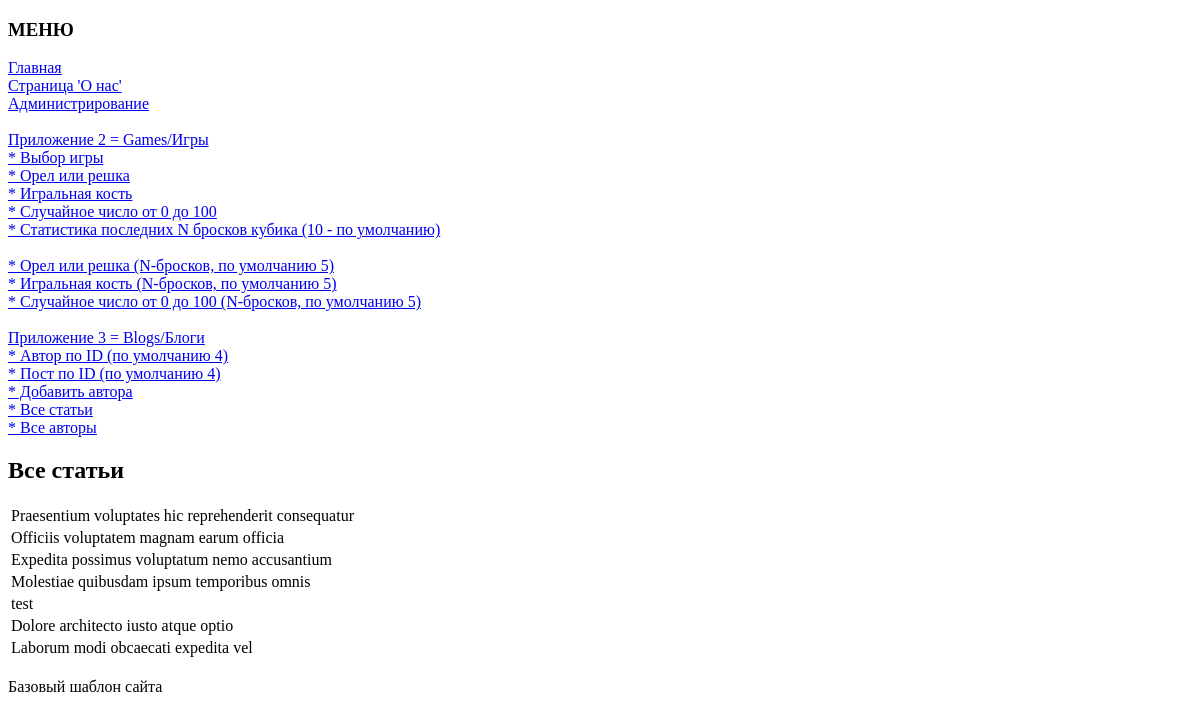
The app's page /blogs/posts_all/, older data.
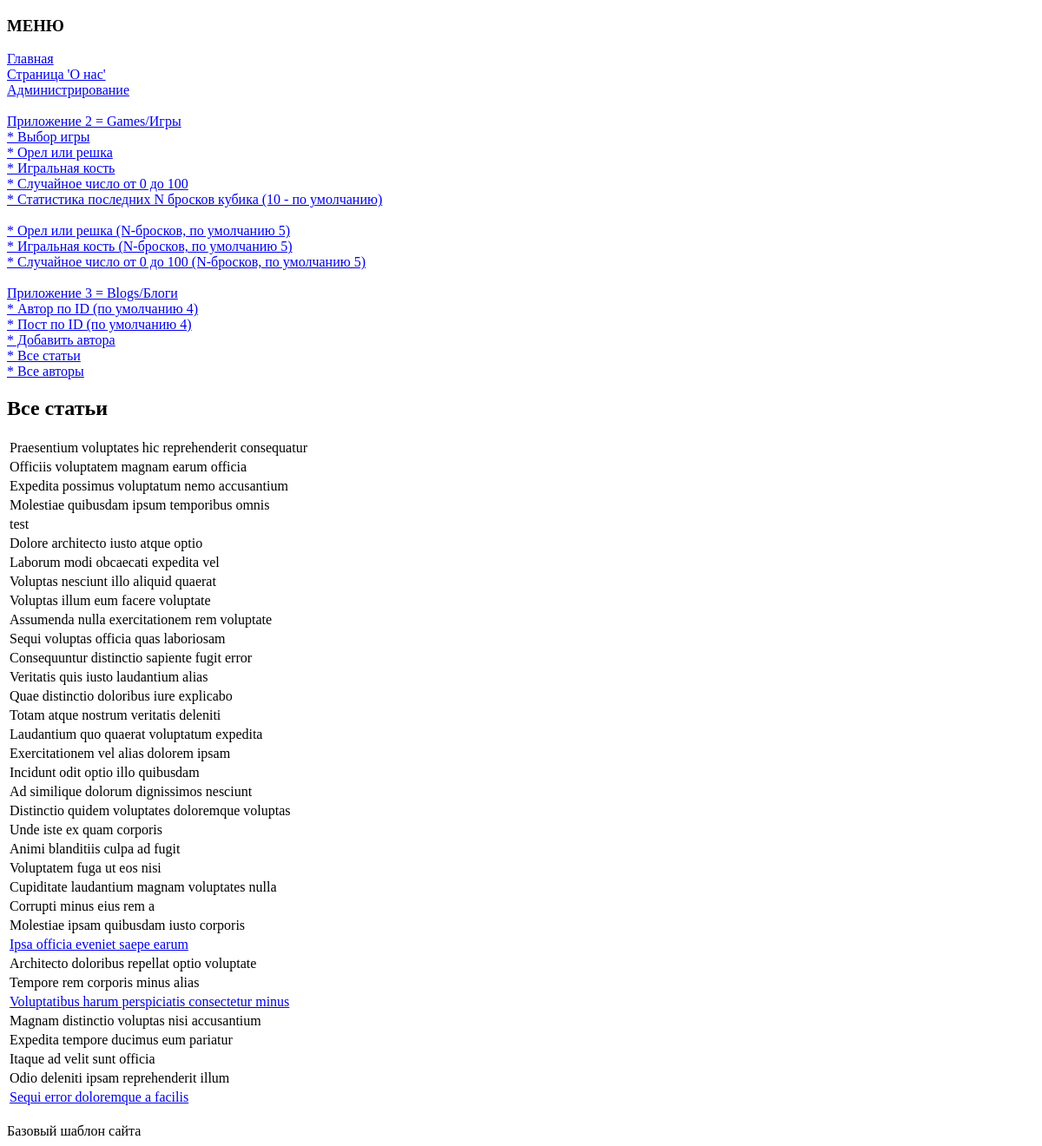
The same page, newer data.
### blogs/models.py (models this page shows, shortened)
class Post(models.Model):
    title = models.CharField(max_length=200)
    content = models.TextField()
    date_pub = models.DateField()
    author = models.ForeignKey(Author, on_delete=models.CASCADE)
    category = models.CharField(max_length=100)
    views_count = models.IntegerField(default=0)
    ispublic = models.BooleanField(default=False)

### blogs/views.py (the view)
# urls.py: path('posts_all/', views.posts_all, name='posts_all'),
def posts_all(request):
    posts = Post.objects.all()
    return render(request, 'blogs/posts_all.html', {'posts': posts})

### blogs/templates/blogs/posts_all.html (shortened to what this page needs)
{% extends 'base.html' %}
{% block content %}
    <h2>Все статьи</h2>
    <table>
        {% for post in posts %}
            <tr>
                {% if post.ispublic %}
                    <td><a href="{% url 'post_full' post.id %}">{{ post.title }}</a>
                {% else %}
                    <td><a>{{ post.title }}</a>
                {% endif %}
            </tr>
        {% endfor %}
    </table>
{% endblock %}

### templates/base.html (shortened to what this page needs)
<!DOCTYPE html>
<html lang="ru">
<head>
</head>
<body>
    <h3>МЕНЮ</h3>
    <a href='/'>Главная</a><br>
    <a href='/about/'>Страница 'О нас'</a><br>
    <a href='/admin/'>Администрирование</a><br>
    <br>
    <a href='/games/'>Приложение 2 = Games/Игры</a><br>
        <a href='/games/select_game/'>* Выбор игры</a><br>
        <a href='/games/heads_or_tails/'>* Орел или решка</a><br>
        <a href='/games/playing_dice/'>* Игральная кость</a><br>
        <a href='/games/random_100/'>* Случайное число от 0 до 100</a><br>
        <a href='/games/statistic/10'>* Статистика последних N бросков кубика (10 - по умолчанию)</a><br>
        <br>
        <a href='/games/heads_or_tails/5/'>* Орел или решка (N-бросков, по умолчанию 5)</a><br>
        <a href='/games/playing_dice/5/'>* Игральная кость (N-бросков, по умолчанию 5)</a><br>
        <a href='/games/random_100/5/'>* Случайное число от 0 до 100 (N-бросков, по умолчанию 5)</a><br>
    <br>
    <a href='/blogs/'>Приложение 3 = Blogs/Блоги</a><br>
        <a href='/blogs/author/4/'>* Автор по ID (по умолчанию 4)</a><br>
        <a href='/blogs/post/4/'>* Пост по ID (по умолчанию 4)</a><br>
        <a href='/blogs/author_form/'>* Добавить автора</a><br>
        <a href='/blogs/posts_all/'>* Все статьи</a><br>
        <a href='/blogs/authors_all/'>* Все авторы</a><br>
    {% block content %}{% endblock %}
    <br><footer>Базовый шаблон сайта</footer>
</body>
</html>

Row changes from the older to the newer data that the page shows:
added Post: title "Voluptas nesciunt illo aliquid quaerat"
added Post: title "Voluptas illum eum facere voluptate"
added Post: title "Assumenda nulla exercitationem rem voluptate"
added Post: title "Sequi voluptas officia quas laboriosam"
added Post: title "Consequuntur distinctio sapiente fugit error"
added Post: title "Veritatis quis iusto laudantium alias"
added Post: title "Quae distinctio doloribus iure explicabo"
added Post: title "Totam atque nostrum veritatis deleniti"
added Post: title "Laudantium quo quaerat voluptatum expedita"
added Post: title "Exercitationem vel alias dolorem ipsam"
added Post: title "Incidunt odit optio illo quibusdam"
added Post: title "Ad similique dolorum dignissimos nesciunt"
added Post: title "Distinctio quidem voluptates doloremque voluptas"
added Post: title "Unde iste ex quam corporis"
added Post: title "Animi blanditiis culpa ad fugit"
added Post: title "Voluptatem fuga ut eos nisi"
added Post: title "Cupiditate laudantium magnam voluptates nulla"
added Post: title "Corrupti minus eius rem a"
added Post: title "Molestiae ipsam quibusdam iusto corporis"
added Post: title "Ipsa officia eveniet saepe earum"
added Post: title "Architecto doloribus repellat optio voluptate"
added Post: title "Tempore rem corporis minus alias"
added Post: title "Voluptatibus harum perspiciatis consectetur minus"
added Post: title "Magnam distinctio voluptas nisi accusantium"
added Post: title "Expedita tempore ducimus eum pariatur"
added Post: title "Itaque ad velit sunt officia"
added Post: title "Odio deleniti ipsam reprehenderit illum"
added Post: title "Sequi error doloremque a facilis"
